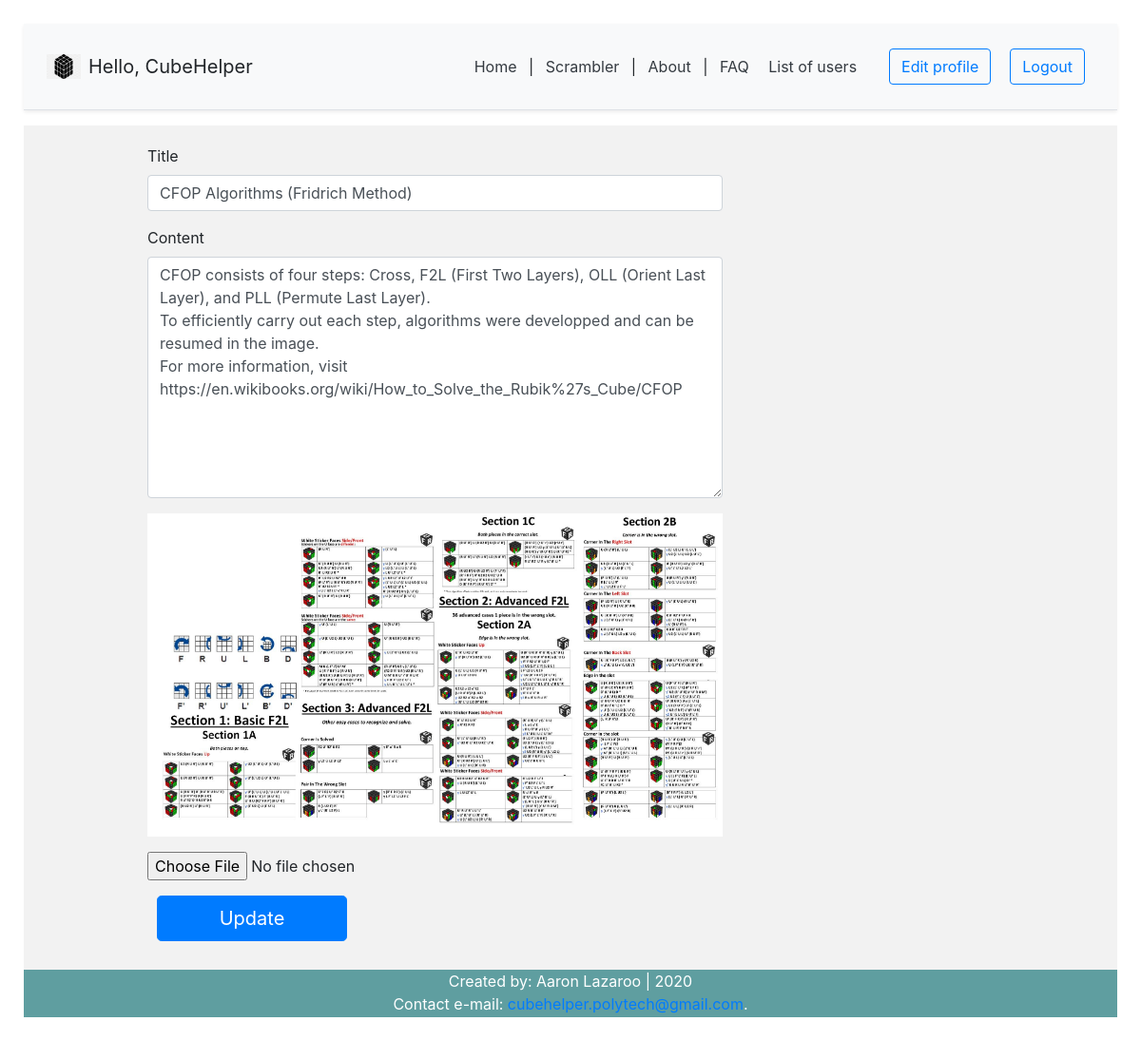
The app's page /blog/cubehelper-cfop-algorithms-fridrich-method/edit/ (signed in) with its own data.
### account/models.py (models this page shows, shortened)
class Account(AbstractBaseUser):
	email = models.EmailField(verbose_name='email', max_length=60, unique=True)
	username = models.CharField(max_length=30, unique=True)
	date_joined = models.DateTimeField(verbose_name='date_joined',auto_now_add=True)
	last_login = models.DateTimeField(verbose_name='last_login',auto_now=True)
	is_admin = models.BooleanField(default=False)
	is_active = models.BooleanField(default=True)
	is_staff = models.BooleanField(default=False)
	is_superuser = models.BooleanField(default=False)
	USERNAME_FIELD = 'email' #login credential
	REQUIRED_FIELDS = ['username']
	objects = MyAccountManager() #reference to account manager

### blog/models.py (models this page shows, shortened)
class BlogPost(models.Model):
	title = models.CharField(max_length=50, null=False, blank=False)
	body = models.TextField(max_length=5000, null=False, blank=False)
	image = models.ImageField(upload_to=upload_location, null=False, blank=False) # needs pillow to be installed (pip install pillow)
	date_published = models.DateTimeField(auto_now_add=True, verbose_name="date published")
	date_updated = models.DateTimeField(auto_now=True, verbose_name="date updated")
	author = models.ForeignKey(settings.AUTH_USER_MODEL, on_delete=models.CASCADE) # delete objects associated with post, except the author
	slug = models.SlugField(blank=True, unique=True) # url
	class Meta:
		ordering = ['-date_updated']

### blog/views.py (the view, shortened to what this page needs)
# urls.py: path('<slug>/edit/',edit_blog_view, name="edit"),
def edit_blog_view(request, slug):
	context={}
	user = request.user
	if not user.is_authenticated:
		return redirect("must_authenticate")
	blog_post = get_object_or_404(BlogPost, slug=slug)
	if blog_post.author != user:
		return redirect("unauthorized")
	form = UpdateBlogPostForm(
			initial = {
				"title": blog_post.title,
				"body": blog_post.body,
				"image": blog_post.image,
			}
		)
	context['form'] = form
	return render(request,'blog/edit_blog.html',context)

### blog/forms.py (shortened to what this page needs)
class UpdateBlogPostForm(forms.ModelForm):
	class Meta:
		model = BlogPost
		fields = ['title','body','image']

### blog/templates/blog/edit_blog.html (shortened to what this page needs)
{% extends 'index.html' %}
{% block content %}
<div class="container">
	<div class="row">
		<div class="col-lg-7 offset-lg-1">
			<form class="create-form" method="post" enctype="multipart/form-data">
				<div class="form-group">
					<label for="id_title">Title</label>
					<input class="form-control" type="text" name="title" id="id_title" placeholder="Title" value="{{form.initial.title}}" required autofocus>
				</div>
				<div class="form-group">
					<label for="id_body">Content</label>
					<textarea class="form-control" rows="10" type="text" name="body" id="id_body" placeholder="Post content..."
					required>{{form.initial.body}}</textarea>
				</div>
				<div class="form-group image-group" id="id_image_group">
				</div>
				<input type="file" name="image" id="id_image_file" accept="image/*" onchange="readURL(this)">
				<button class="submit-button btn btn-lg btn-primary btn-block" type="submit">Update</button>
			</form>
		</div>
	</div>
</div>
{% endblock content %}

### myapp/templates/snippets/header.html (shortened to what this page needs)
{% load static %}
<link rel="stylesheet" href="https://stackpath.bootstrapcdn.com/bootstrap/4.4.1/css/bootstrap.min.css">
<div class="d-flex flex-column flex-md-row align-items-center p-3 px-md-4 mb-3 bg-light border-bottom shadow-sm">
	<img class="mr-2" src="{% static 'cube_logo.png' %}" width="36" height="26">
{% if request.user.is_authenticated %}
  <h5 class="my-0 mr-md-auto font-weight-normal">Hello, {{request.user.username}}</h5>
 {% else %}
 <h5 class="my-0 mr-md-auto font-weight-normal">Welcome to Cube Helper</h5>
 {% endif %}
  <nav class="my-2 my-md-0 mr-md-3">
	<a class="p-2 text-dark" href="{% url 'homepage' %}">Home</a> |
	<a class="p-2 text-dark" href="{% url 'scramble' %}">Scrambler</a> |
	<a class="p-2 text-dark" href="{% url 'about' %}">About</a> |
	<a class="p-2 text-dark" href="{% url 'faq' %}">FAQ</a>
	{% if request.user.is_authenticated %}
		{% if request.user.is_admin %}
			<a class="p-2 text-dark" href="{% url 'userlist' %}"> List of users</a>
		{% endif %}
	</nav>
	<a class="btn btn-outline-primary" href="{% url 'account' %}">Edit profile</a>
	<a class="btn btn-outline-primary" href="{% url 'logout' %}">Logout</a>
	{% else %}
	<a class="btn btn-outline-primary" href="{% url 'register' %}">Register</a>
	<a class="btn btn-outline-primary" href="{% url 'login' %}">Login</a>
	{% endif %}
</div>

### myapp/static/styles.css (style rules this page uses)
html { position: relative; min-height: 100%; }
body { margin: 0 0 100px; padding: 25px; }
.btn { margin: 1px; }
@media (min-width: 768px) { html { font-size: 16px; } }
.container { max-width: 960px; }
.create-form { width: 100%; max-width: 100%; padding: 15px; margin: auto; }
.submit-button { max-width: 200px; }
.container { padding: 5px; }
.image-group { position: relative; text-align: center; cursor:pointer; }
.btn { display: block; margin: 10px; }

### records on screen
Account: user.username "CubeHelper"
BlogPost: title "CFOP Algorithms (Fridrich Method)", body "CFOP consists of four steps: Cross, F2L (First Two Layers), OLL (Orient Last Layer), and PLL (Permute Last Layer). To efficiently carry out each step, algorithms were developped and can be resumed in the image. For more information, visit https://en.wikibooks.org/wiki/How_to_Solve_the_Rubik%27s_Cube/CFOP"
